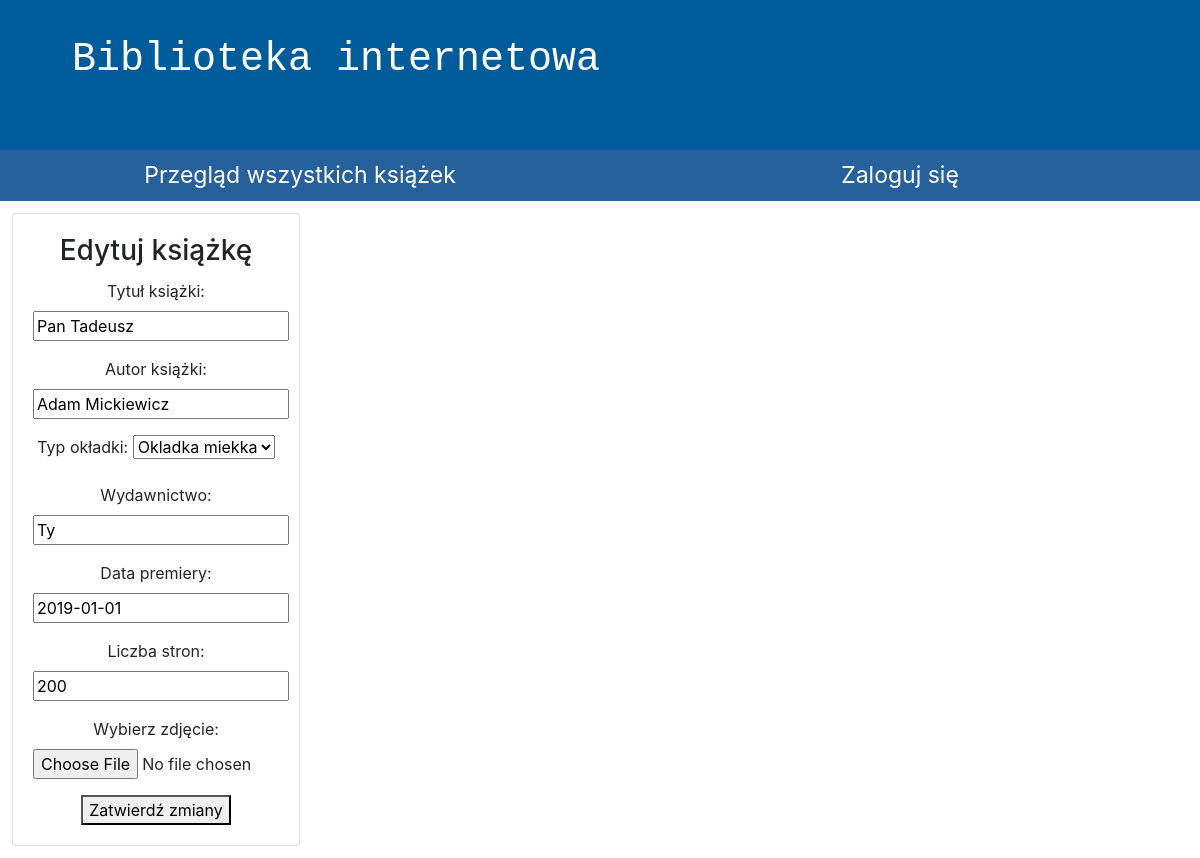
/panel/ksiazki/42/edytujksiazke/, run on the app's committed database.
### Biblioteka/models.py (models this page shows)
class Ksiazka(models.Model):
    tytul = models.CharField(max_length=100)
    autor = models.CharField(max_length=100)
    typy_okladki = (
        ('miekka', 'Okladka miekka'),
        ('twarda', 'Okladka twarda')
    )
    typ_okladki = models.CharField(choices=typy_okladki, max_length=20, default=None)
    wydawnictwo = models.CharField(max_length=100)
    data_premiery = models.DateField(default=None)
    data_publikacji = models.DateTimeField(default=None)
    liczba_stron = models.IntegerField(default=None)
    uzytkownik = models.ForeignKey(User, on_delete=models.DO_NOTHING, null=True)
    zdjecie = models.FileField(null=True, default=None,
                               validators=[FileExtensionValidator(allowed_extensions=['jpg','png','jpeg'])])
    czy_aktywna = models.BooleanField(default=True)

### Biblioteka/views.py (the view)
# urls.py: path('panel/ksiazki/<pk>/edytujksiazke/', views.edytuj_ksiazke, name='edytujksiazke')
def edytuj_ksiazke(request, pk):
    object = get_object_or_404(Ksiazka, pk=pk)
    if request.method == "POST":
        form = NowaKsiazka(request.POST, request.FILES, instance=object)
        if form.is_valid():
            object = form.save(commit=False)
            object.uzytkownik = request.user
            object.data_publikacji = timezone.now()
            object.data_premiery = request.POST['data_premiery']
            object.tytul = request.POST['tytul']
            object.autor = request.POST['autor']
            object.typ_okladki = request.POST['typ_okladki']
            object.wydawnictwo = request.POST['wydawnictwo']
            object.liczba_stron = request.POST['liczba_stron']
            object.zdjecie = request.FILES['zdjecie']
            object.save()
            return redirect('index')
    else:
        form = NowaKsiazka(instance=object)
    return render(request, 'Biblioteka/edytujksiazke.html', {'form': form})

### Biblioteka/forms.py
class NowaKsiazka(forms.ModelForm):
    tytul = forms.CharField(label="Tytuł książki:", max_length=100)
    autor = forms.CharField(label="Autor książki:", max_length=100)
    typ_okladki = forms.ChoiceField(label="Typ okładki",choices=Ksiazka.typy_okladki)
    wydawnictwo = forms.CharField(label="Wydawnictwo:", max_length=100)
    data_premiery = forms.DateField(label="Data premiery:")
    liczba_stron = forms.IntegerField(label="Liczba stron:")
    zdjecie = forms.FileField(label="Wybierz zdjęcie", validators=[FileExtensionValidator(['jpg','jpeg','png','gif'])],
                              widget=forms.FileInput(attrs={'accept':'.jpg,.png,.gif'}))
    class Meta:
        model = Ksiazka
        fields = ['tytul', 'autor', 'typ_okladki', 'wydawnictwo', 'data_premiery', 'liczba_stron']

### Biblioteka/templates/Biblioteka/edytujksiazke.html (shortened to what this page needs)
{% extends 'Biblioteka/base.html' %}
{% load static %}
{% block content %}
<div class="card form-card" style="width: 18rem;">
    <div class="card-body">
        <h3 class="card-title">Edytuj książkę</h3>
            <form method="POST" enctype="multipart/form-data">
                {{ form.as_p }}
                <button type="submit">Zatwierdź zmiany</button>
            </form>
    </div>
</div>
{% endblock %}

### Biblioteka/static/css/style.css (style rules this page uses)
.card { flex:1; margin:1%; }
.form-card { text-align:center; }
.card-body { text-align:center; }

### data on the page
Ksiazka: tytul "Pan Tadeusz", autor "Adam Mickiewicz", typ_okladki "Okladka miekka", wydawnictwo "Ty", data_premiery "2019-01-01", liczba_stron "200"
